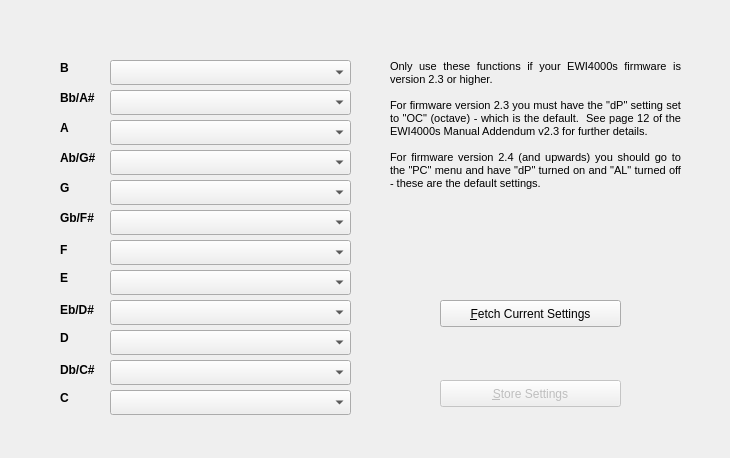
<?xml version="1.0" encoding="UTF-8"?>
<ui version="4.0">
 <class>KeyPrograms_Form</class>
 <widget class="QWidget" name="KeyPrograms_Form">
  <property name="geometry">
   <rect>
    <x>0</x>
    <y>0</y>
    <width>730</width>
    <height>458</height>
   </rect>
  </property>
  <property name="windowTitle">
   <string>Form</string>
  </property>
  <widget class="QLabel" name="label_126">
   <property name="geometry">
    <rect>
     <x>390</x>
     <y>60</y>
     <width>291</width>
     <height>211</height>
    </rect>
   </property>
   <property name="text">
    <string>&lt;!DOCTYPE HTML PUBLIC &quot;-//W3C//DTD HTML 4.0//EN&quot; &quot;http://www.w3.org/TR/REC-html40/strict.dtd&quot;&gt;
&lt;html&gt;&lt;head&gt;&lt;meta name=&quot;qrichtext&quot; content=&quot;1&quot; /&gt;&lt;style type=&quot;text/css&quot;&gt;
p, li { white-space: pre-wrap; }
&lt;/style&gt;&lt;/head&gt;&lt;body style=&quot; font-family:'Sans'; font-size:8pt; font-weight:400; font-style:normal;&quot;&gt;
&lt;p align=&quot;justify&quot; style=&quot; margin-top:0px; margin-bottom:0px; margin-left:0px; margin-right:0px; -qt-block-indent:0; text-indent:0px;&quot;&gt;Only use these functions if your EWI4000s firmware is version 2.3 or higher.  &lt;/p&gt;
&lt;p align=&quot;justify&quot; style=&quot;-qt-paragraph-type:empty; margin-top:0px; margin-bottom:0px; margin-left:0px; margin-right:0px; -qt-block-indent:0; text-indent:0px;&quot;&gt;&lt;/p&gt;
&lt;p align=&quot;justify&quot; style=&quot; margin-top:0px; margin-bottom:0px; margin-left:0px; margin-right:0px; -qt-block-indent:0; text-indent:0px;&quot;&gt;For firmware version 2.3 you must have the &quot;dP&quot; setting set to &quot;OC&quot; (octave) - which is the default.  See page 12 of the EWI4000s Manual Addendum v2.3 for further details. &lt;/p&gt;
&lt;p align=&quot;justify&quot; style=&quot;-qt-paragraph-type:empty; margin-top:0px; margin-bottom:0px; margin-left:0px; margin-right:0px; -qt-block-indent:0; text-indent:0px;&quot;&gt;&lt;/p&gt;
&lt;p align=&quot;justify&quot; style=&quot; margin-top:0px; margin-bottom:0px; margin-left:0px; margin-right:0px; -qt-block-indent:0; text-indent:0px;&quot;&gt;For firmware version 2.4 (and upwards) you should go to the &quot;PC&quot; menu and have &quot;dP&quot; turned on and &quot;AL&quot; turned off - these are the default settings. &lt;/p&gt;&lt;/body&gt;&lt;/html&gt;</string>
   </property>
   <property name="alignment">
    <set>Qt::AlignLeading|Qt::AlignLeft|Qt::AlignTop</set>
   </property>
   <property name="wordWrap">
    <bool>true</bool>
   </property>
  </widget>
  <widget class="QComboBox" name="Bb_comboBox">
   <property name="geometry">
    <rect>
     <x>110</x>
     <y>90</y>
     <width>241</width>
     <height>25</height>
    </rect>
   </property>
  </widget>
  <widget class="QLabel" name="label_124">
   <property name="geometry">
    <rect>
     <x>60</x>
     <y>360</y>
     <width>41</width>
     <height>20</height>
    </rect>
   </property>
   <property name="font">
    <font>
     <weight>75</weight>
     <bold>true</bold>
    </font>
   </property>
   <property name="text">
    <string>Db/C#</string>
   </property>
  </widget>
  <widget class="QLabel" name="label_119">
   <property name="geometry">
    <rect>
     <x>60</x>
     <y>210</y>
     <width>41</width>
     <height>16</height>
    </rect>
   </property>
   <property name="font">
    <font>
     <weight>75</weight>
     <bold>true</bold>
    </font>
   </property>
   <property name="text">
    <string>Gb/F#</string>
   </property>
  </widget>
  <widget class="QLabel" name="label_116">
   <property name="geometry">
    <rect>
     <x>60</x>
     <y>120</y>
     <width>31</width>
     <height>16</height>
    </rect>
   </property>
   <property name="font">
    <font>
     <weight>75</weight>
     <bold>true</bold>
    </font>
   </property>
   <property name="text">
    <string>A</string>
   </property>
  </widget>
  <widget class="QComboBox" name="C_comboBox">
   <property name="geometry">
    <rect>
     <x>110</x>
     <y>390</y>
     <width>241</width>
     <height>25</height>
    </rect>
   </property>
  </widget>
  <widget class="QComboBox" name="D_comboBox">
   <property name="geometry">
    <rect>
     <x>110</x>
     <y>330</y>
     <width>241</width>
     <height>25</height>
    </rect>
   </property>
  </widget>
  <widget class="QLabel" name="label_117">
   <property name="geometry">
    <rect>
     <x>60</x>
     <y>150</y>
     <width>41</width>
     <height>16</height>
    </rect>
   </property>
   <property name="font">
    <font>
     <weight>75</weight>
     <bold>true</bold>
    </font>
   </property>
   <property name="text">
    <string>Ab/G#</string>
   </property>
  </widget>
  <widget class="QComboBox" name="Db_comboBox">
   <property name="geometry">
    <rect>
     <x>110</x>
     <y>360</y>
     <width>241</width>
     <height>25</height>
    </rect>
   </property>
  </widget>
  <widget class="QLabel" name="label_123">
   <property name="geometry">
    <rect>
     <x>60</x>
     <y>330</y>
     <width>31</width>
     <height>16</height>
    </rect>
   </property>
   <property name="font">
    <font>
     <weight>75</weight>
     <bold>true</bold>
    </font>
   </property>
   <property name="text">
    <string>D</string>
   </property>
  </widget>
  <widget class="QLabel" name="label_120">
   <property name="geometry">
    <rect>
     <x>60</x>
     <y>240</y>
     <width>20</width>
     <height>20</height>
    </rect>
   </property>
   <property name="font">
    <font>
     <weight>75</weight>
     <bold>true</bold>
    </font>
   </property>
   <property name="text">
    <string>F</string>
   </property>
  </widget>
  <widget class="QComboBox" name="A_comboBox">
   <property name="geometry">
    <rect>
     <x>110</x>
     <y>120</y>
     <width>241</width>
     <height>25</height>
    </rect>
   </property>
  </widget>
  <widget class="QLabel" name="label_115">
   <property name="geometry">
    <rect>
     <x>60</x>
     <y>90</y>
     <width>41</width>
     <height>16</height>
    </rect>
   </property>
   <property name="font">
    <font>
     <weight>75</weight>
     <bold>true</bold>
    </font>
   </property>
   <property name="text">
    <string>Bb/A#</string>
   </property>
  </widget>
  <widget class="QComboBox" name="E_comboBox">
   <property name="geometry">
    <rect>
     <x>110</x>
     <y>270</y>
     <width>241</width>
     <height>25</height>
    </rect>
   </property>
  </widget>
  <widget class="QComboBox" name="Eb_comboBox">
   <property name="geometry">
    <rect>
     <x>110</x>
     <y>300</y>
     <width>241</width>
     <height>25</height>
    </rect>
   </property>
  </widget>
  <widget class="QPushButton" name="fetchKP_pushButton">
   <property name="geometry">
    <rect>
     <x>440</x>
     <y>300</y>
     <width>181</width>
     <height>27</height>
    </rect>
   </property>
   <property name="text">
    <string>&amp;Fetch Current Settings</string>
   </property>
  </widget>
  <widget class="QComboBox" name="F_comboBox">
   <property name="geometry">
    <rect>
     <x>110</x>
     <y>240</y>
     <width>241</width>
     <height>25</height>
    </rect>
   </property>
  </widget>
  <widget class="QComboBox" name="B_comboBox">
   <property name="geometry">
    <rect>
     <x>110</x>
     <y>60</y>
     <width>241</width>
     <height>25</height>
    </rect>
   </property>
  </widget>
  <widget class="QLabel" name="label_122">
   <property name="geometry">
    <rect>
     <x>60</x>
     <y>300</y>
     <width>41</width>
     <height>20</height>
    </rect>
   </property>
   <property name="font">
    <font>
     <weight>75</weight>
     <bold>true</bold>
    </font>
   </property>
   <property name="text">
    <string>Eb/D#</string>
   </property>
  </widget>
  <widget class="QComboBox" name="Gb_comboBox">
   <property name="geometry">
    <rect>
     <x>110</x>
     <y>210</y>
     <width>241</width>
     <height>25</height>
    </rect>
   </property>
  </widget>
  <widget class="QLabel" name="label_110">
   <property name="geometry">
    <rect>
     <x>60</x>
     <y>60</y>
     <width>31</width>
     <height>16</height>
    </rect>
   </property>
   <property name="font">
    <font>
     <weight>75</weight>
     <bold>true</bold>
    </font>
   </property>
   <property name="text">
    <string>B</string>
   </property>
  </widget>
  <widget class="QLabel" name="label_121">
   <property name="geometry">
    <rect>
     <x>60</x>
     <y>270</y>
     <width>31</width>
     <height>16</height>
    </rect>
   </property>
   <property name="font">
    <font>
     <weight>75</weight>
     <bold>true</bold>
    </font>
   </property>
   <property name="text">
    <string>E</string>
   </property>
  </widget>
  <widget class="QLabel" name="label_118">
   <property name="geometry">
    <rect>
     <x>60</x>
     <y>180</y>
     <width>31</width>
     <height>16</height>
    </rect>
   </property>
   <property name="font">
    <font>
     <weight>75</weight>
     <bold>true</bold>
    </font>
   </property>
   <property name="text">
    <string>G</string>
   </property>
  </widget>
  <widget class="QComboBox" name="G_comboBox">
   <property name="geometry">
    <rect>
     <x>110</x>
     <y>180</y>
     <width>241</width>
     <height>25</height>
    </rect>
   </property>
  </widget>
  <widget class="QLabel" name="label_125">
   <property name="geometry">
    <rect>
     <x>60</x>
     <y>390</y>
     <width>31</width>
     <height>16</height>
    </rect>
   </property>
   <property name="font">
    <font>
     <weight>75</weight>
     <bold>true</bold>
    </font>
   </property>
   <property name="text">
    <string>C</string>
   </property>
  </widget>
  <widget class="QComboBox" name="Ab_comboBox">
   <property name="geometry">
    <rect>
     <x>110</x>
     <y>150</y>
     <width>241</width>
     <height>25</height>
    </rect>
   </property>
  </widget>
  <widget class="QPushButton" name="store_pushButton">
   <property name="enabled">
    <bool>false</bool>
   </property>
   <property name="geometry">
    <rect>
     <x>440</x>
     <y>380</y>
     <width>181</width>
     <height>27</height>
    </rect>
   </property>
   <property name="text">
    <string>&amp;Store Settings</string>
   </property>
  </widget>
 </widget>
 <resources/>
 <connections/>
</ui>
